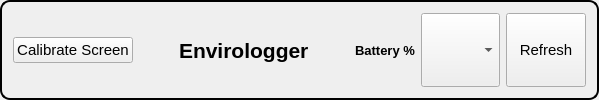
     <widget class="QGroupBox" name="groupBox_title">
      <property name="styleSheet">
       <string notr="true">QGroupBox {
    border: 2px solid black;
    border-radius: 10px;
    background: qradialgradient(
        cx: 0.5, cy: 0.5, radius: 0.9,
        fx: 0.5, fy: 0.5,
        stop: 0 rgba(57, 255, 20, 60),   /* brighter center */
        stop: 1 rgba(57, 255, 20, 15)    /* fades softly to edges */
    );
}
</string>
      </property>
      <layout class="QHBoxLayout" name="horizontalLayout">
       <item>
        <widget class="QPushButton" name="pushButton_calibrateScreen">
         <property name="font">
          <font>
           <pointsize>11</pointsize>
          </font>
         </property>
         <property name="text">
          <string>Calibrate Screen</string>
         </property>
        </widget>
       </item>
       <item>
        <spacer name="horizontalSpacer">
         <property name="orientation">
          <enum>Qt::Horizontal</enum>
         </property>
         <property name="sizeHint" stdset="0">
          <size>
           <width>40</width>
           <height>20</height>
          </size>
         </property>
        </spacer>
       </item>
       <item>
        <widget class="QLabel" name="label">
         <property name="font">
          <font>
           <pointsize>16</pointsize>
           <weight>75</weight>
           <bold>true</bold>
          </font>
         </property>
         <property name="text">
          <string>Envirologger</string>
         </property>
        </widget>
       </item>
       <item>
        <spacer name="horizontalSpacer_2">
         <property name="orientation">
          <enum>Qt::Horizontal</enum>
         </property>
         <property name="sizeHint" stdset="0">
          <size>
           <width>40</width>
           <height>20</height>
          </size>
         </property>
        </spacer>
       </item>
       <item>
        <widget class="QLabel" name="label_battery">
         <property name="font">
          <font>
           <pointsize>10</pointsize>
           <weight>75</weight>
           <bold>true</bold>
          </font>
         </property>
         <property name="text">
          <string>Battery %</string>
         </property>
        </widget>
       </item>
       <item>
        <widget class="QComboBox" name="comboBox_ports">
         <property name="sizePolicy">
          <sizepolicy hsizetype="Preferred" vsizetype="Preferred">
           <horstretch>0</horstretch>
           <verstretch>0</verstretch>
          </sizepolicy>
         </property>
         <property name="font">
          <font>
           <pointsize>10</pointsize>
          </font>
         </property>
         <property name="styleSheet">
          <string notr="true"/>
         </property>
        </widget>
       </item>
       <item>
        <widget class="QPushButton" name="pushButton_portsRefresh">
         <property name="sizePolicy">
          <sizepolicy hsizetype="Minimum" vsizetype="Preferred">
           <horstretch>0</horstretch>
           <verstretch>0</verstretch>
          </sizepolicy>
         </property>
         <property name="font">
          <font>
           <pointsize>11</pointsize>
          </font>
         </property>
         <property name="styleSheet">
          <string notr="true"/>
         </property>
         <property name="text">
          <string>Refresh</string>
         </property>
        </widget>
       </item>
      </layout>
     </widget>
